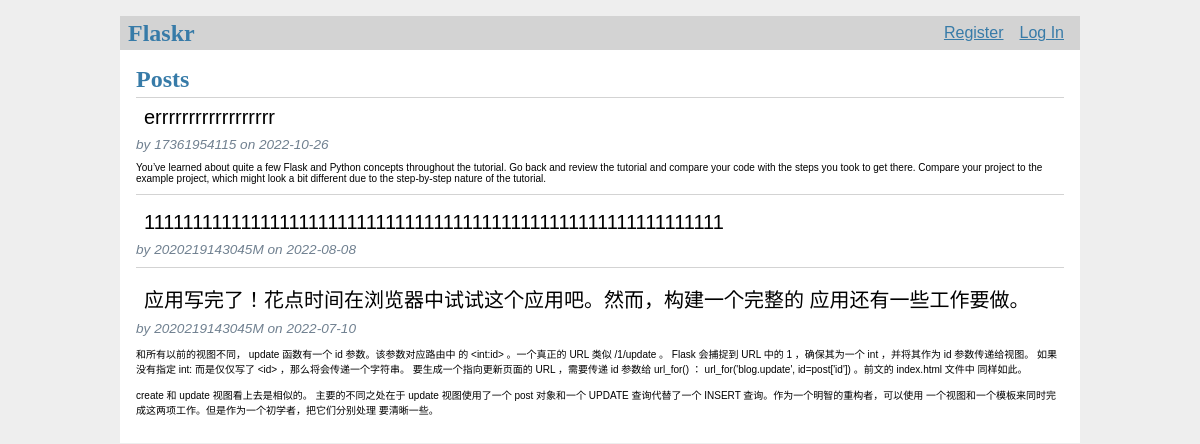
The page / on the database its author committed.
### tables this page shows
CREATE TABLE post(
    id INTEGER PRIMARY KEY AUTOINCREMENT,
    author_id INTEGER NOT NULL,
    created TIMESTAMP NOT NULL DEFAULT CURRENT_TIMESTAMP,
    title TEXT NOT NULL,
    body TEXT NOT NULL,
    FOREIGN KEY (author_id) REFERENCES user(id)
);

CREATE TABLE user(
    id INTEGER PRIMARY KEY AUTOINCREMENT,
    username TEXT UNIQUE NOT NULL,
    password TEXT NOT NULL
);

### flaskr/blog.py (the view)
@bp.route("/")
def index():
    db = get_db()
    posts = db.execute(
        'SELECT p.id, title, body, created, author_id, username'
        ' FROM post p JOIN user u ON p.author_id = u.id'
        ' ORDER BY created DESC'
    ).fetchall()
    return render_template('blog/index.html', posts=posts)

### flaskr/auth.py (called while the page is built)
@bp.before_app_request
def load_logged_in_user():
    user_id = session.get("user_id")
    if user_id is None:
        g.user = None
    else:
        db = get_db()
        g.user = db.execute(
            "SELECT id,username,password FROM user WHERE id = ?",(user_id,)
        ).fetchone()

### flaskr/db.py (called while the page is built)
def get_db():
    if "db" not in g:
        g.db = sqlite3.connect(
            current_app.config["DATABASE"],
            detect_types=sqlite3.PARSE_DECLTYPES
        )
        g.db.row_factory = sqlite3.Row
    return g.db

### flaskr/templates/blog/index.html (shortened to what this page needs)
{% extends 'base.html' %}
{% block header %}
    <h1>{% block title %}Posts{% endblock %}</h1>
{% endblock %}
{% block content %}
    {% for post in posts %}
        <article class="post">
            <header>
                <div>
                    <a style="text-decoration: none;color: black;font-size: 20px" class="action" href="{{ url_for('blog.post_detail',id=post['id']) }}">{{ post['title'] }}</a>
                    <div class="about">by {{ post['username'] }} on {{ post['created'].strftime('%Y-%m-%d') }}</div>
                </div>
            </header>
            <p style="font-size: 10px" class="body">{{ post['body'] }}</p>
        </article>
        {% if not loop.last %}
            <hr>
        {% endif %}
    {% endfor %}
{% endblock %}

### flaskr/templates/base.html (shortened to what this page needs)
<!doctype html>
<link rel="stylesheet" href="{{ url_for('static', filename='css/style.css') }}">
<nav>
    <h1>Flaskr</h1>
    <ul>
        {% if g.user %}
            <li><span>{{ g.user['username'] }}</span>
            <li><a href="{{ url_for('auth.logout') }}">Log Out</a>
        {% else %}
            <li><a href="{{ url_for('auth.register') }}">Register</a>
            <li><a href="{{ url_for('auth.login') }}">Log In</a>
        {% endif %}
    </ul>
</nav>
<section class="content">
    <header>
        {% block header %}{% endblock %}
    </header>
    {% block content %}{% endblock %}
</section>

### flaskr/static/css/style.css (style rules this page uses)
h1 { font-family: serif; color: #377ba8; margin: 1rem 0; }
a { color: #377ba8; }
hr { border: none; border-top: 1px solid lightgray; }
nav { background: lightgray; display: flex; align-items: center; padding: 0 0.5rem; }
nav h1 { flex: auto; margin: 0; }
nav ul { display: flex; list-style: none; margin: 0; padding: 0; }
nav ul li a, nav ul li span, header .action { display: block; padding: 0.5rem; }
.content { padding: 0 1rem 1rem; }
.content > header { border-bottom: 1px solid lightgray; display: flex; align-items: flex-end; }
.content > header h1 { flex: auto; margin: 1rem 0 0.25rem 0; }
.post > header { display: flex; align-items: flex-end; font-size: 0.85em; }
.post > header > div:first-of-type { flex: auto; }
.post .about { color: slategray; font-style: italic; }
.post .body { white-space: pre-line; }
.content:last-child { margin-bottom: 0; }

### rows shown on the page
post: title "errrrrrrrrrrrrrrrrr", username "17361954115", created "2022-10-26", body "You’ve learned about quite a few Flask and Python concepts throughout the tutorial. Go back and review the tutorial and compare your code with the steps you took to get there. Compare your project to the example project, which might look a bit different due to the step-by-step nature of the tutorial."
post: title "111111111111111111111111111111111111111111111111111111111111", username "2020219143045M", created "2022-08-08"
post: title "应用写完了！花点时间在浏览器中试试这个应用吧。然而，构建一个完整的 应用还有一些工作要做。", username "2020219143045M", created "2022-07-10", body "和所有以前的视图不同， update 函数有一个 id 参数。该参数对应路由中 的 <int:id> 。一个真正的 URL 类似 /1/update 。 Flask 会捕捉到 URL 中的 1 ，确保其为一个 int ，并将其作为 id 参数传递给视图。 如果没有指定 int: 而是仅仅写了 <id> ，那么将会传递一个字符串。 要生成一个指向更新页面的 URL ，需要传递 id 参数给 url_for() ： url_for('blog.update', id=post['id']) 。前文的 index.html 文件中 同样如此。 create 和 update 视图看上去是相似的。 主要的不同之处在于 update 视图使用了一个 post 对象和一个 UPDATE 查询代替了一个 INSERT 查询。作为一个明智的重构者，可以使用 一个视图和一个模板来同时完成这两项工作。但是作为一个初学者，把它们分别处理 要清晰一些。"
